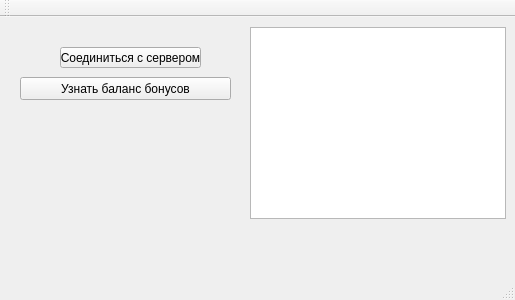
<?xml version="1.0" encoding="UTF-8"?>
<ui version="4.0">
 <class>MainWindow</class>
 <widget class="QMainWindow" name="MainWindow">
  <property name="geometry">
   <rect>
    <x>0</x>
    <y>0</y>
    <width>515</width>
    <height>300</height>
   </rect>
  </property>
  <property name="windowTitle">
   <string>MainWindow</string>
  </property>
  <widget class="QWidget" name="centralWidget">
   <widget class="QPushButton" name="pushButton">
    <property name="geometry">
     <rect>
      <x>60</x>
      <y>30</y>
      <width>141</width>
      <height>21</height>
     </rect>
    </property>
    <property name="text">
     <string>Соединиться с сервером</string>
    </property>
   </widget>
   <widget class="QPushButton" name="pushButton_2">
    <property name="geometry">
     <rect>
      <x>20</x>
      <y>60</y>
      <width>211</width>
      <height>23</height>
     </rect>
    </property>
    <property name="text">
     <string>Узнать баланс бонусов</string>
    </property>
   </widget>
   <widget class="QTableView" name="tableView">
    <property name="geometry">
     <rect>
      <x>250</x>
      <y>10</y>
      <width>256</width>
      <height>192</height>
     </rect>
    </property>
   </widget>
  </widget>
  <widget class="QMenuBar" name="menuBar">
   <property name="geometry">
    <rect>
     <x>0</x>
     <y>0</y>
     <width>515</width>
     <height>21</height>
    </rect>
   </property>
  </widget>
  <widget class="QToolBar" name="mainToolBar">
   <attribute name="toolBarArea">
    <enum>TopToolBarArea</enum>
   </attribute>
   <attribute name="toolBarBreak">
    <bool>false</bool>
   </attribute>
  </widget>
  <widget class="QStatusBar" name="statusBar"/>
 </widget>
 <layoutdefault spacing="6" margin="11"/>
 <resources/>
 <connections/>
</ui>
